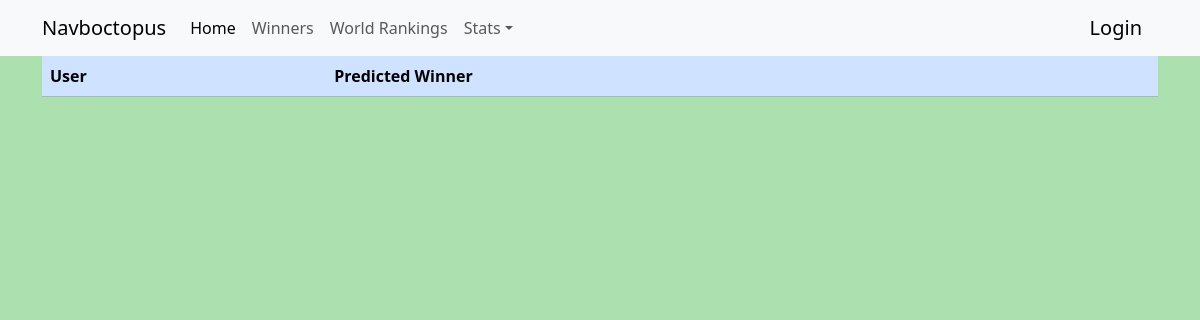
The page /winners on the database as committed earlier.
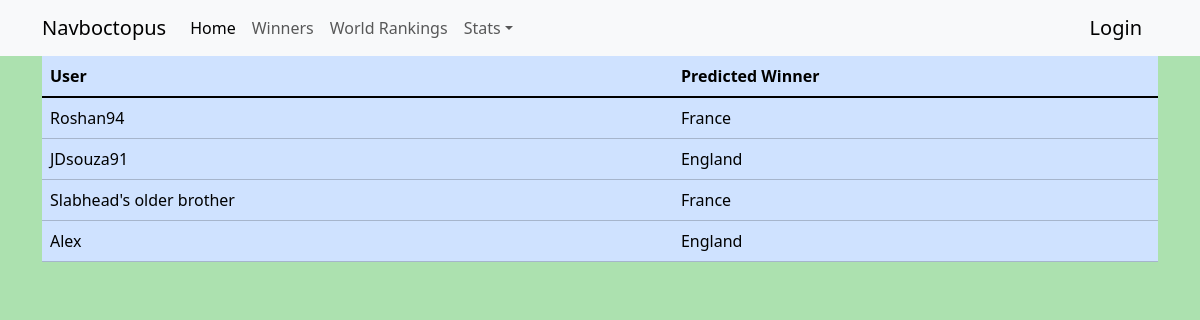
The same page on the database as committed later.
### predictor/models.py (models this page shows)
class Winner(models.Model):
    user = models.ForeignKey(User,on_delete=models.CASCADE)
    winner = models.CharField(max_length=50)

### predictor/views.py (the view)
# urls.py: path('winners',views.WinnersView.as_view(),name='winners'),
class WinnersView(View):
    template_name = 'predictor/summary/winners.html'
    def get(self,request):
        winners_list = Winner.objects.all()
        context = {
            'winners_list':winners_list
        }
        return render(request,self.template_name,context)

### predictor/templates/predictor/summary/winners.html (shortened to what this page needs)
{% extends 'predictor/base.html' %}
{% block content %}
<div class="container">
    <div
        class="table-responsive"
    >
        <table
            class="table table-primary"
        >
            <thead class="table-primary">
                <tr>
                    <th>User</th>
                    <th>Predicted Winner</th>
                </tr>
            </thead>
            <tbody class="table-group-divider">
                {% for row in winners_list %}
                <tr
                    class="table-primary"
                >
                    <td scope="row">{{row.user}}</td>
                    <td>{{row.winner}}</td>
                </tr>
                {% endfor %}
            </tbody>
        </table>
    </div>
</div>
{% endblock content %}

Rows that differ between the two databases and show on the page:
added Winner: user "Roshan94", winner "France"
added Winner: user "JDsouza91", winner "England"
added Winner: user "Slabhead's older brother", winner "France"
added Winner: user "Alex", winner "England"
